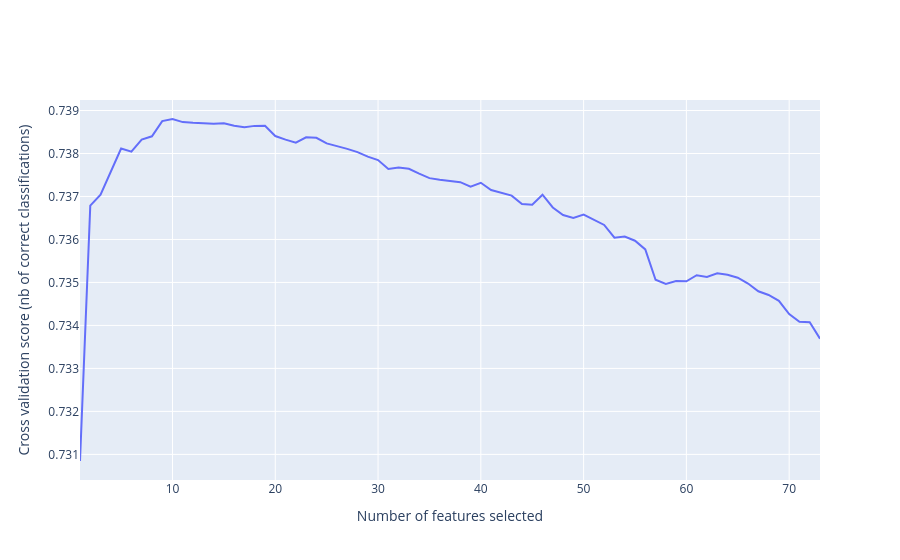

Notebook cell for this chart:
### Markdown cell above
### Evaluate best features

### Code cell
fig = go.Figure()
fig.add_trace(
    go.Scatter(
        x=[i for i in range(1, len(selector.cv_results_["mean_test_score"]) + 1)],
        y=selector.cv_results_["mean_test_score"],
    )
)
fig.update_xaxes(title_text="Number of features selected")
fig.update_yaxes(title_text="Cross validation score (nb of correct classifications)")
fig.show()

### Figure 1 — Plotly figure (JSON) as saved in the notebook; plotly's stock layout.template omitted (floating-point values rounded to 4 significant figures)
{"data": [{"type": "scatter", "x": [1, 2, 3, 4, 5, 6, 7, 8, 9, 10, 11, 12, 13, 14, 15, 16, 17, 18, 19, 20, 21, 22, 23, 24, 25, 26, 27, 28, 29, 30, 31, 32, 33, 34, 35, 36, 37, 38, 39, 40, 41, 42, 43, 44, 45, 46, 47, 48, 49, 50, 51, 52, 53, 54, 55, 56, 57, 58, 59, 60, 61, 62, 63, 64, 65, 66, 67, 68, 69, 70, 71, 72, 73], "y": [0.7308, 0.7368, 0.737, 0.7376, 0.7381, 0.738, 0.7383, 0.7384, 0.7388, 0.7388, 0.7387, 0.7387, 0.7387, 0.7387, 0.7387, 0.7386, 0.7386, 0.7386, 0.7386, 0.7384, 0.7383, 0.7383, 0.7384, 0.7384, 0.7382, 0.7382, 0.7381, 0.738, 0.7379, 0.7378, 0.7376, 0.7377, 0.7376, 0.7375, 0.7374, 0.7374, 0.7374, 0.7373, 0.7372, 0.7373, 0.7371, 0.7371, 0.737, 0.7368, 0.7368, 0.737, 0.7367, 0.7366, 0.7365, 0.7366, 0.7365, 0.7363, 0.736, 0.7361, 0.736, 0.7358, 0.7351, 0.735, 0.735, 0.735, 0.7352, 0.7351, 0.7352, 0.7352, 0.7351, 0.735, 0.7348, 0.7347, 0.7346, 0.7343, 0.7341, 0.7341, 0.7337]}], "layout": {"autosize": true, "xaxis": {"autorange": true, "range": [1, 73], "title": {"text": "Number of features selected"}, "type": "linear"}, "yaxis": {"autorange": true, "range": [0.7304, 0.7392], "title": {"text": "Cross validation score (nb of correct classifications)"}, "type": "linear"}}}
